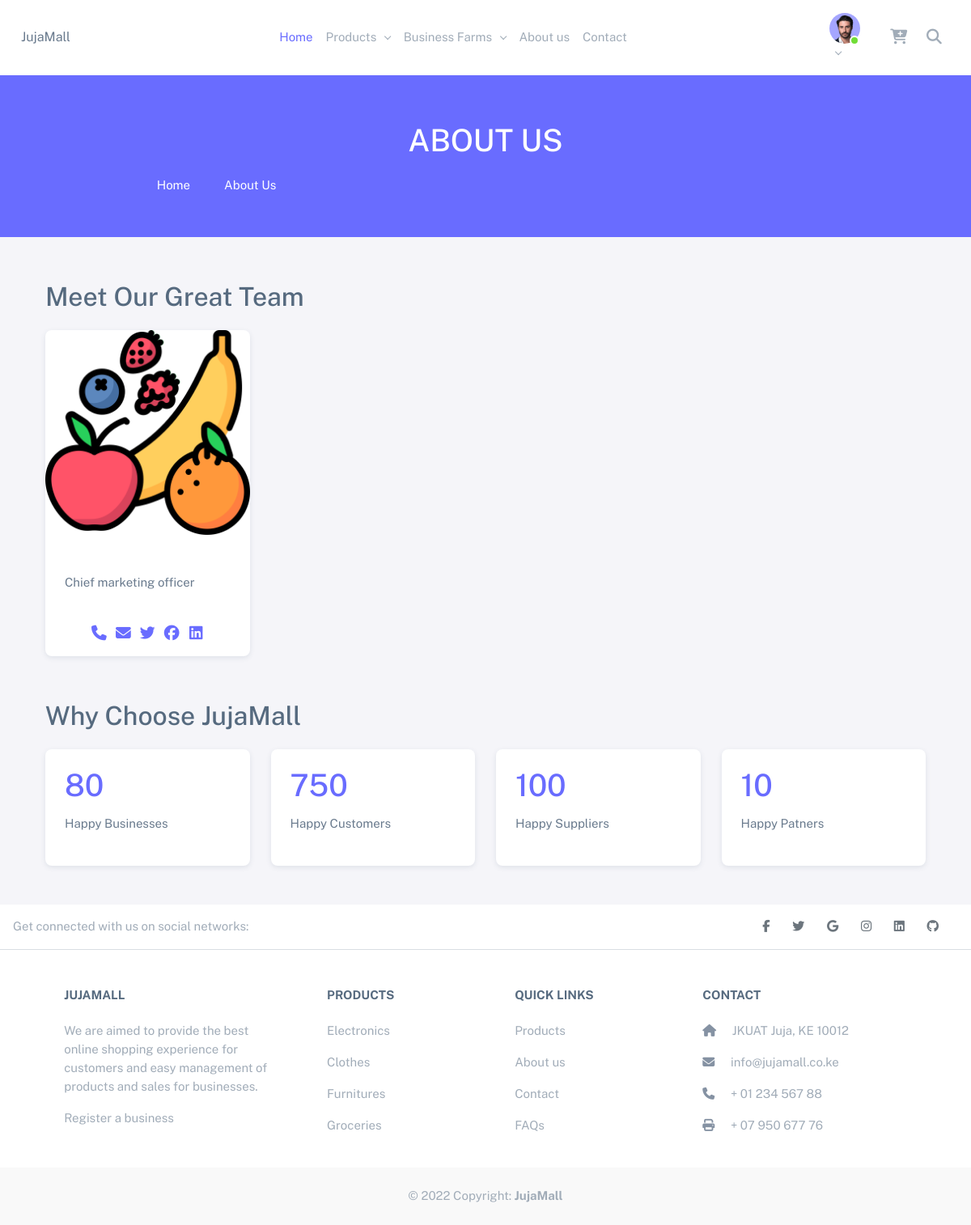
/about, run on the app's committed database.
### core/models.py (models this page shows, shortened)
class Team(models.Model):
    user = models.OneToOneField('auth.User', on_delete=models.CASCADE)
    position = models.CharField(max_length=200)
    image = models.ImageField(upload_to=content_file_name)
    created_at = models.DateTimeField(auto_now_add=True)
    updated_at = models.DateTimeField(auto_now=True)

### core/views.py (the view)
# urls.py: path('about', views.about, name='about'),
def about(request):
    title = 'About Us'
    team = Team.objects.all()
    context = {
        'title': title,
        'team': team
    }
    return render(request, 'about.html', context)

### core/context_processor.py (called while the page is built)
def product_categories(request):
    return {"product_categories": ProductCategory.objects.all()}

def jujamall(request):
    return {'jujamall': JujaMall.objects.filter(set_current=True).first()}

def business_categories(request):
    return {'business_categories': BusinessCategory.objects.all()}

### core/models.py (called while the page is built)
    def __str__(self):
        return self.title

    def get_absolute_url(self):
        return reverse('shop:business_list_by_category', args=[self.slug])

### templates/about.html (shortened to what this page needs)
{% extends 'base.html' %}
{% load static %}
{% block content %}
{% if team %}
<div class="container my-5">
    <h2 class="py-2">Meet Our Great Team</h2>
    <div class="row">
        {% for member in team %}
        <div class="col-md-3">
            <div class="card">
                <img src="{{member.image.url}}" class="card-img" alt="Team Member">
                <h4 class="card-header text-primary">{{member.user.get_full_name}}</h4>
                <p class="card-body">
                    {{member.position}} <br>
                <div class="mx-5 my-0 py-0">
                    <span class="d-flex justify-content-evenly">
                        <a href="tel: {{member.user.profile.phone_number}}"
                            title="{{member.user.profile.phone_number}}"></a>
                        <a href="mailto: {{member.user.email}}" title="{{member.user.email}}"></a>
                        <a href="{{member.user.profile.twitter_link}}"></a>
                        <a href="{{member.user.profile.facebook_link}}"></a>
                        <a href="{{member.user.profile.linked_in_link}}"></a>
                    </span>
                </div>
                </p>
            </div>
        </div>
        {% endfor %}
    </div>
</div>
{% endif %}
<div class="container my-5">
    <h2 class="py-2">Why Choose JujaMall</h2>
    <div class="row">
        <div class="col-md-3">
            <div class="card">
                <div class="card-body">
                    <h1 class="text-primary">80</h1>
                    <p>Happy Businesses</p>
                </div>
            </div>
        </div>
        <div class="col-md-3">
            <div class="card">
                <div class="card-body">
                    <h1 class="text-primary">750</h1>
                    <p>Happy Customers</p>
                </div>
            </div>
        </div>
        <div class="col-md-3">
            <div class="card">
                <div class="card-body">
                    <h1 class="text-primary">100</h1>
                    <p>Happy Suppliers</p>
                </div>
            </div>
        </div>
        <div class="col-md-3">
            <div class="card">
                <div class="card-body">
                    <h1 class="text-primary">10</h1>
                    <p>Happy Patners</p>
                </div>
            </div>
        </div>
    </div>
</div>
{% endblock %}

### data on the page
Team: image (picture), position "Chief marketing officer"

### other printed values
{{ title }} "ABOUT US"
{{ title }} "About Us"
{{ jujamall | default:"Jujamall" }} "JUJAMALL"
